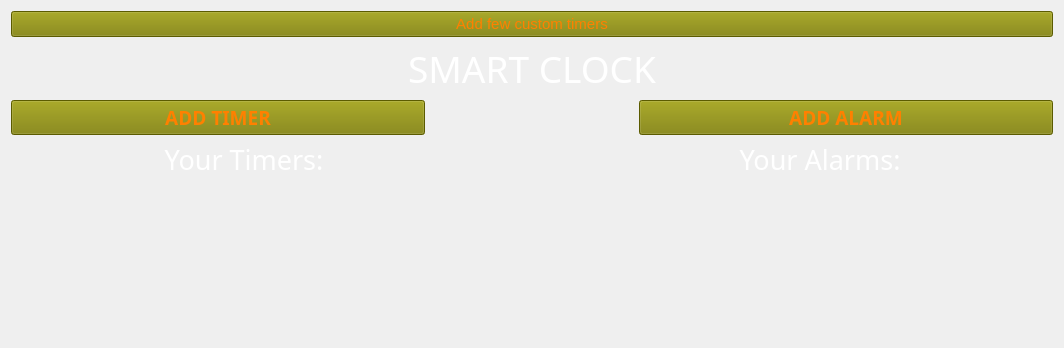
<?xml version="1.0" encoding="UTF-8"?>
<ui version="4.0">
 <class>MainWindow</class>
 <widget class="QMainWindow" name="MainWindow">
  <property name="geometry">
   <rect>
    <x>0</x>
    <y>0</y>
    <width>1064</width>
    <height>348</height>
   </rect>
  </property>
  <property name="windowTitle">
   <string>MainWindow</string>
  </property>
  <property name="styleSheet">
   <string notr="true">background: #373535;
QMessageBox {
    background-color: rgb(51, 51, 51);
};
</string>
  </property>
  <widget class="QWidget" name="centralWidget">
   <layout class="QVBoxLayout" name="verticalLayout_4">
    <item>
     <layout class="QVBoxLayout" name="verticalLayout">
      <item>
       <widget class="QPushButton" name="custom_btn">
        <property name="font">
         <font>
          <pointsize>11</pointsize>
         </font>
        </property>
        <property name="styleSheet">
         <string notr="true">background: 	#808000;
color: #FF8000;</string>
        </property>
        <property name="text">
         <string>Add few custom timers</string>
        </property>
       </widget>
      </item>
      <item>
       <widget class="QLabel" name="title">
        <property name="font">
         <font>
          <family>Agency FB</family>
          <pointsize>28</pointsize>
         </font>
        </property>
        <property name="styleSheet">
         <string notr="true">align: center;
color: white
</string>
        </property>
        <property name="text">
         <string>SMART CLOCK</string>
        </property>
        <property name="alignment">
         <set>Qt::AlignCenter</set>
        </property>
       </widget>
      </item>
      <item>
       <layout class="QHBoxLayout" name="horizontalLayout" stretch="40,20,40">
        <property name="sizeConstraint">
         <enum>QLayout::SetMinAndMaxSize</enum>
        </property>
        <property name="bottomMargin">
         <number>0</number>
        </property>
        <item>
         <widget class="QPushButton" name="add_timer_btn">
          <property name="font">
           <font>
            <family>Segoe UI Light</family>
            <pointsize>14</pointsize>
            <weight>75</weight>
            <bold>true</bold>
           </font>
          </property>
          <property name="styleSheet">
           <string notr="true">background: #808000;
color:  #FF8000;
</string>
          </property>
          <property name="text">
           <string>ADD TIMER</string>
          </property>
         </widget>
        </item>
        <item>
         <spacer name="horizontalSpacer_4">
          <property name="orientation">
           <enum>Qt::Horizontal</enum>
          </property>
          <property name="sizeHint" stdset="0">
           <size>
            <width>40</width>
            <height>20</height>
           </size>
          </property>
         </spacer>
        </item>
        <item>
         <widget class="QPushButton" name="add_alarm_btn">
          <property name="font">
           <font>
            <family>Segoe UI Light</family>
            <pointsize>14</pointsize>
            <weight>75</weight>
            <bold>true</bold>
           </font>
          </property>
          <property name="styleSheet">
           <string notr="true">background: 	#808000;
color: #FF8000;
</string>
          </property>
          <property name="text">
           <string>ADD ALARM</string>
          </property>
         </widget>
        </item>
       </layout>
      </item>
      <item>
       <layout class="QHBoxLayout" name="horizontalLayout_2" stretch="45,10,45">
        <item>
         <widget class="QLabel" name="label">
          <property name="font">
           <font>
            <family>Agency FB</family>
            <pointsize>20</pointsize>
           </font>
          </property>
          <property name="styleSheet">
           <string notr="true">color: white;</string>
          </property>
          <property name="text">
           <string>Your Timers:</string>
          </property>
          <property name="alignment">
           <set>Qt::AlignCenter</set>
          </property>
         </widget>
        </item>
        <item>
         <spacer name="horizontalSpacer_2">
          <property name="orientation">
           <enum>Qt::Horizontal</enum>
          </property>
          <property name="sizeHint" stdset="0">
           <size>
            <width>40</width>
            <height>20</height>
           </size>
          </property>
         </spacer>
        </item>
        <item>
         <widget class="QLabel" name="label_2">
          <property name="font">
           <font>
            <family>Agency FB</family>
            <pointsize>20</pointsize>
           </font>
          </property>
          <property name="styleSheet">
           <string notr="true">color: white;</string>
          </property>
          <property name="text">
           <string>Your Alarms:</string>
          </property>
          <property name="alignment">
           <set>Qt::AlignCenter</set>
          </property>
         </widget>
        </item>
       </layout>
      </item>
     </layout>
    </item>
    <item>
     <layout class="QHBoxLayout" name="horizontalLayout_3" stretch="40,0,40">
      <item>
       <layout class="QVBoxLayout" name="verticalLayout_3">
        <item>
         <layout class="QVBoxLayout" name="timer_Layout"/>
        </item>
        <item>
         <spacer name="verticalSpacer_2">
          <property name="orientation">
           <enum>Qt::Vertical</enum>
          </property>
          <property name="sizeHint" stdset="0">
           <size>
            <width>20</width>
            <height>40</height>
           </size>
          </property>
         </spacer>
        </item>
       </layout>
      </item>
      <item>
       <spacer name="horizontalSpacer_3">
        <property name="orientation">
         <enum>Qt::Horizontal</enum>
        </property>
        <property name="sizeHint" stdset="0">
         <size>
          <width>40</width>
          <height>20</height>
         </size>
        </property>
       </spacer>
      </item>
      <item>
       <layout class="QVBoxLayout" name="verticalLayout_2">
        <item>
         <layout class="QVBoxLayout" name="alarm_Layout"/>
        </item>
        <item>
         <spacer name="verticalSpacer">
          <property name="orientation">
           <enum>Qt::Vertical</enum>
          </property>
          <property name="sizeHint" stdset="0">
           <size>
            <width>20</width>
            <height>40</height>
           </size>
          </property>
         </spacer>
        </item>
       </layout>
      </item>
     </layout>
    </item>
   </layout>
  </widget>
 </widget>
 <layoutdefault spacing="6" margin="11"/>
 <resources/>
 <connections/>
</ui>
